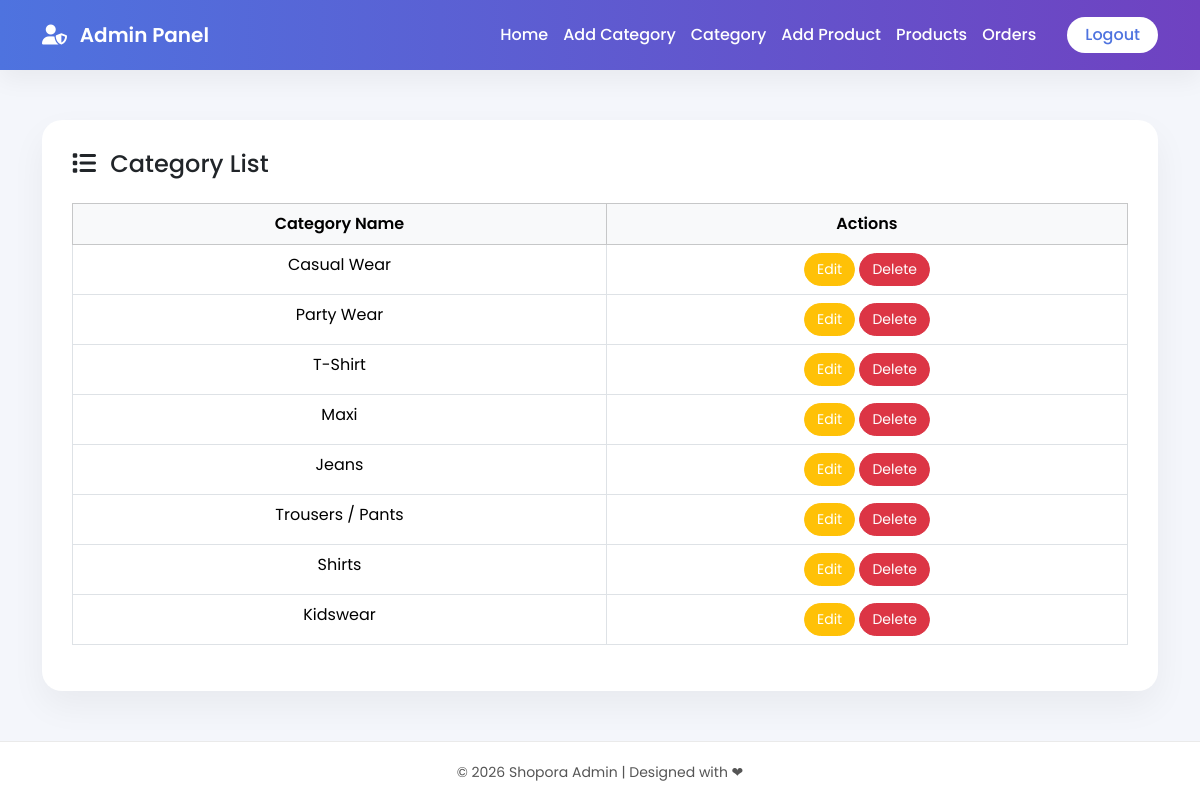
Page /view_category on the committed database.
### siteadmin/models.py (models this page shows, shortened)
class category(models.Model):
    cname=models.CharField(max_length=100)

### siteadmin/views.py (the view)
# urls.py: path('view_category',views.view_category,name='view_category'),
def view_category(request):
    data = category.objects.all()
    return render(request, 'admin/view_category.html', {'data': data})

### template/admin/view_category.html (shortened to what this page needs)
{% extends 'admin/base.html' %}
{% block content %}
<div class="container">
    <div class="card-box">
        <h4 class="mb-4">
            <i class="fa-solid fa-list me-2"></i>
            Category List
        </h4>
        <table class="table table-bordered text-center">
            <thead class="table-light">
                <tr>
                    <th>Category Name</th>
                    <th>Actions</th>
                </tr>
            </thead>
            <tbody>
                {% for c in data %}
                <tr>
                    <td>{{ c.cname }}</td>
                    <td>
                        <a href="{% url 'edit_category' c.id %}" class="btn btn-warning btn-sm text-white">
                            Edit
                        </a>
                        <a href="{% url 'delete_category' c.id %}"
                           class="btn btn-danger btn-sm"
                           onclick="return confirm('Are you sure?')">
                            Delete
                        </a>
                    </td>
                </tr>
                {% empty %}
                <tr>
                    <td colspan="3">No categories found</td>
                </tr>
                {% endfor %}
            </tbody>
        </table>
    </div>
</div>
{% endblock %}

### template/admin/base.html (style rules this page uses)
body { font-family: 'Poppins', sans-serif; background: #f4f6fb; }

### template/admin/view_category.html (style rules this page uses)
.card-box { background: #fff; border-radius: 20px; padding: 30px; box-shadow: 0 15px 35px rgba(0,0,0,0.05); }
.table th { font-weight: 600; }
.btn-sm { border-radius: 20px; padding: 5px 12px; }

### rows in the picture
category: cname "Casual Wear"
category: cname "Party Wear"
category: cname "T-Shirt"
category: cname "Maxi"
category: cname "Jeans"
category: cname "Trousers / Pants"
category: cname "Shirts"
category: cname "Kidswear"
